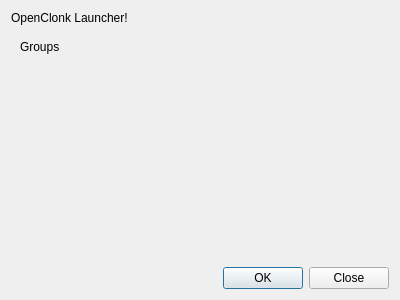
<?xml version="1.0" encoding="UTF-8"?>
<ui version="4.0">
 <class>LauncherWindow</class>
 <widget class="QDialog" name="LauncherWindow">
  <property name="geometry">
   <rect>
    <x>0</x>
    <y>0</y>
    <width>400</width>
    <height>300</height>
   </rect>
  </property>
  <property name="windowTitle">
   <string>OpenClonk Launcher</string>
  </property>
  <layout class="QVBoxLayout" name="verticalLayout_2">
   <item>
    <widget class="QLabel" name="titleLabel">
     <property name="text">
      <string>OpenClonk Launcher!</string>
     </property>
    </widget>
   </item>
   <item>
    <widget class="QFrame" name="gridFrame">
     <layout class="QVBoxLayout" name="verticalLayout">
      <item>
       <widget class="QLabel" name="groupsTitleLabel">
        <property name="text">
         <string>Groups</string>
        </property>
       </widget>
      </item>
      <item>
       <widget class="QLabel" name="groupsStatusLabel">
        <property name="text">
         <string/>
        </property>
       </widget>
      </item>
      <item>
       <widget class="QWidget" name="groupsContainer" native="true">
        <layout class="QGridLayout" name="groupsContainerLayout">
         <item row="0" column="0">
          <spacer name="verticalSpacer_2">
           <property name="orientation">
            <enum>Qt::Vertical</enum>
           </property>
           <property name="sizeHint" stdset="0">
            <size>
             <width>20</width>
             <height>45</height>
            </size>
           </property>
          </spacer>
         </item>
        </layout>
       </widget>
      </item>
     </layout>
    </widget>
   </item>
   <item>
    <spacer name="verticalSpacer">
     <property name="orientation">
      <enum>Qt::Vertical</enum>
     </property>
     <property name="sizeHint" stdset="0">
      <size>
       <width>20</width>
       <height>40</height>
      </size>
     </property>
    </spacer>
   </item>
   <item>
    <widget class="QDialogButtonBox" name="buttonBox">
     <property name="orientation">
      <enum>Qt::Horizontal</enum>
     </property>
     <property name="standardButtons">
      <set>QDialogButtonBox::Close|QDialogButtonBox::Ok</set>
     </property>
    </widget>
   </item>
  </layout>
 </widget>
 <resources/>
 <connections>
  <connection>
   <sender>buttonBox</sender>
   <signal>accepted()</signal>
   <receiver>LauncherWindow</receiver>
   <slot>accept()</slot>
   <hints>
    <hint type="sourcelabel">
     <x>248</x>
     <y>254</y>
    </hint>
    <hint type="destinationlabel">
     <x>157</x>
     <y>274</y>
    </hint>
   </hints>
  </connection>
  <connection>
   <sender>buttonBox</sender>
   <signal>rejected()</signal>
   <receiver>LauncherWindow</receiver>
   <slot>reject()</slot>
   <hints>
    <hint type="sourcelabel">
     <x>316</x>
     <y>260</y>
    </hint>
    <hint type="destinationlabel">
     <x>286</x>
     <y>274</y>
    </hint>
   </hints>
  </connection>
 </connections>
</ui>
